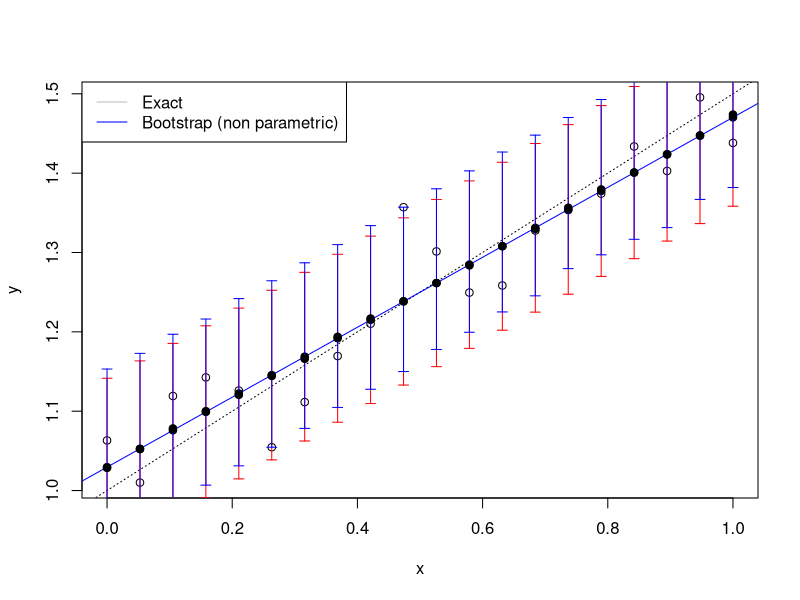

The R script that drew this image:
n <- 20
sigma <- 0.05
x <- seq(0, 1, length.out = n)
X <- cbind(rep(1,n), x)
beta <- matrix(c(1, 0.5), ncol = 1)
set.seed(0)
y <- X%*%beta + rnorm(n, mean = 0, sd = sigma)

plot(x, y) 
abline(a = beta[1], b = beta[2], lty = "dotted")

df <- data.frame(x = X, y = y)
m <- lm(y~x, data = df)
abline(m, col = "blue")

nNew <- 20
xnew = x; #runif(nNew)
p <- predict(m, newdata = data.frame(x = xnew), interval = "pred", level = 0.95)
arrows(x0 = xnew, y0 = p[, 2], y1 = p[, 3], col = "red", code = 3, angle = 90, length = 0.05)
points(xnew, p[, 1], pch = 19)


# par bootstrap sur les donnees
nboot <- 1000
Mboot <- matrix(NA, nrow = n, ncol = nboot)
option <- 'non parametric'  # or 'non parametric'

for (i in 1:nboot){
  index <- sample(n, replace = TRUE)
  mboot <- lm(y~x, data.frame(x = x[index], y = y[index]))
  Mboot[, i] <- predict(mboot, newdata = data.frame(x = x))
  if (option=="parametric"){
    Mboot[, i] <- Mboot[, i] + rnorm(n, 0, sd(mboot$residuals))
  } else if (option == "non parametric"){
    Mboot[, i] <- Mboot[, i] + sample(mboot$residuals, size = n, replace = TRUE)
  } else stop()
}

pboot <- matrix(NA, nrow = n, ncol = 3)
pboot[, 1] <- rowMeans(Mboot)
pboot[, 2] <- apply(Mboot, 1, quantile, 0.025) 
pboot[, 3] <- apply(Mboot, 1, quantile, 0.975)
arrows(x0 = xnew, y0 = pboot[, 2], y1 = pboot[, 3], col = "blue", code = 3, angle = 90, length = 0.05)
points(xnew, pboot[, 1], pch = 19)
legend('topleft', legend = c("Exact", paste("Bootstrap (", option, ")", sep = "")), 
       col = c("grey", "blue"), lty = c(1,1))


